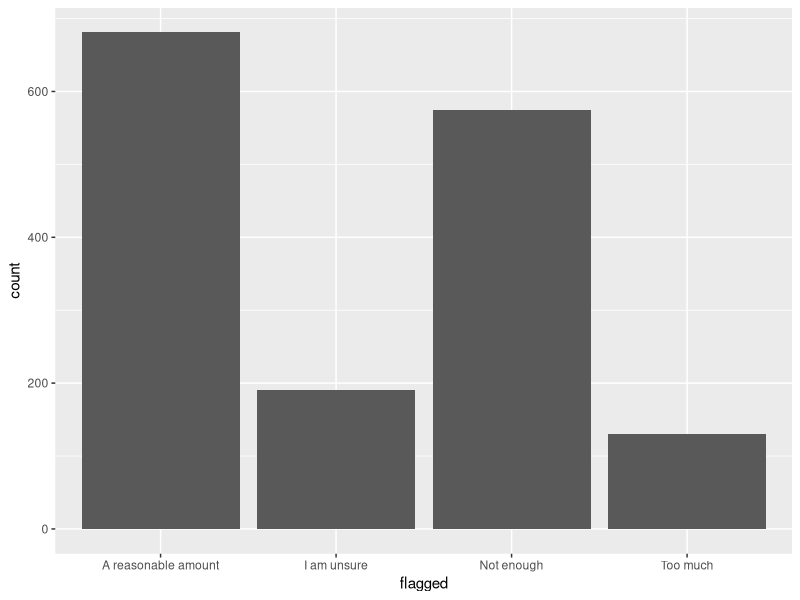
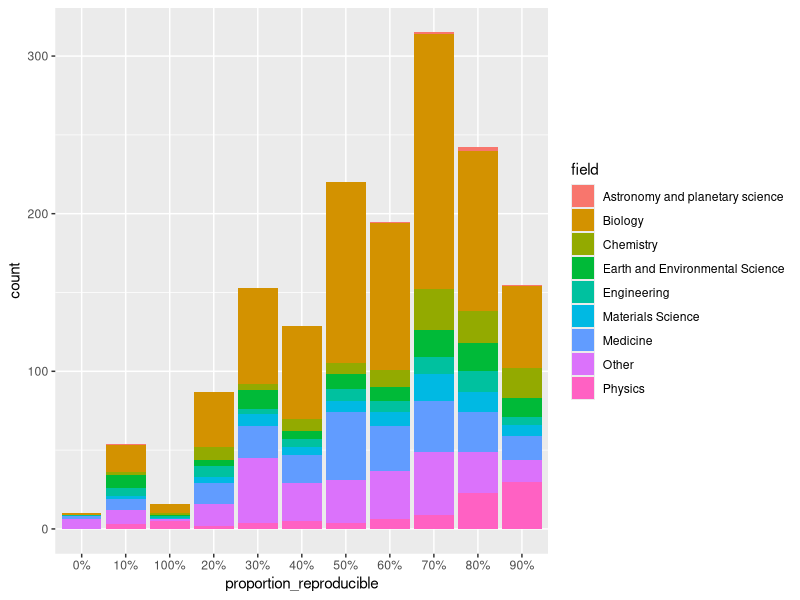

Generate these figures, in order, with R: (Note: this script raises an error after producing the figures.)
## ---- chunk 1
if (!require("ggplot2")) install.packages("ggplot2")
library(ggplot2)
## ---- chunk 2
# Load in our data:
baker2016 = read.csv('baker_2016_edited.txt',sep = "\t")
## ---- chunk 3
knitr::kable(
  head(baker2016[,c(26,9,16,18)]), # This is the table we will plot
  booktabs = TRUE) # We determine the formatting style as 'booktabs'
## ---- chunk 4
ggplot(baker2016, aes(x= flagged)) + 
  geom_bar()
## ---- chunk 5
ggplot(baker2016, aes(group= field, fill=field, x = proportion_reproducible)) + 
  geom_histogram(stat='count')
## ---- chunk 6
ggplot(baker2016, aes(group= field, fill=field, x = proportion_reproducible)) + 
  geom_histogram(stat = 'density') + 
  facet_wrap(facets = baker2016$field)
## ---- chunk 7
response1 = rnorm(n = 1000, mean = 10, sd = c(1,2))
response2 = rnorm(n = 1000, mean = c(2,3), sd = 1)
response3 = rnorm(n = 1000, mean = c(4,5), sd = c(1,1.5))
group = rep(letters[1:2], length.out = 100)
df = data.frame(group = as.factor(group), response1=response1, response2=response2, response3=response3)

## ---- chunk 8
ggplot(df, aes(x=group,y=response1, color=group, fill=group, alpha=0.2)) + 
  geom_bar(stat='summary', fun=mean) 
  
## ---- chunk 9

par(mfrow=c(2,1))
ggplot(df, aes(x=group,y=response1, color=group, fill=group, alpha=0.2)) + 
  geom_violin()

ggplot(df, aes(x=group,y=response1, color=group, fill=group, alpha=0.2)) + 
  geom_boxplot()
## ---- chunk 10
library(tidyr)

# Get data from wide into long format
data_wide = baker2016[,c(20,21,27)]
data_long = gather(data_wide, question, response, 1:2)

# Delete responses where participants couldn't remember the result
data_long = data_long[-which((data_long$response == "I can't remember")),]

## ---- chunk 11
ggplot(data_long, aes(x = field, fill=response)) + 
  #geom_bar(stat='count',position = "dodge")+
  geom_bar(aes(y = ..count../tapply(..count.., ..x.. ,sum)[..x..]), position = 'dodge',group = 1) +
  coord_flip()

## ---- chunk 12
ggplot(data_long, aes(x = field, fill=response)) + 
  geom_bar(aes(y = ..count../tapply(..count.., ..x.. ,sum)[..x..]), position = 'dodge',group = 1) +
  ylab('Percentage')+
  xlab('')+
  ggtitle('Have you ever tried to replicate results from other groups?')+
  coord_flip()
## ---- chunk 13
ggplot(data_long, aes(x = field, fill=response)) + 
  geom_bar(aes(y = ..count../tapply(..count.., ..x.. ,sum)[..x..]), position = 'dodge',group = 1) +
  ylab('Percentage')+
  xlab('')+
  ggtitle('Have you ever tried to replicate results from other groups?')+
  coord_flip()+
  theme_bw()
## ---- chunk 14
ggplot(data_long, aes(x = field, fill=response)) + 
  geom_bar(aes(y = ..count../tapply(..count.., ..x.. ,sum)[..x..]), position = 'dodge',group = 1) +
  ylab('Percentage')+
  xlab('')+
  ggtitle('Have you ever tried to replicate results from other groups?')+
  coord_flip()+
  theme_bw() +
  labs(fill='') 
